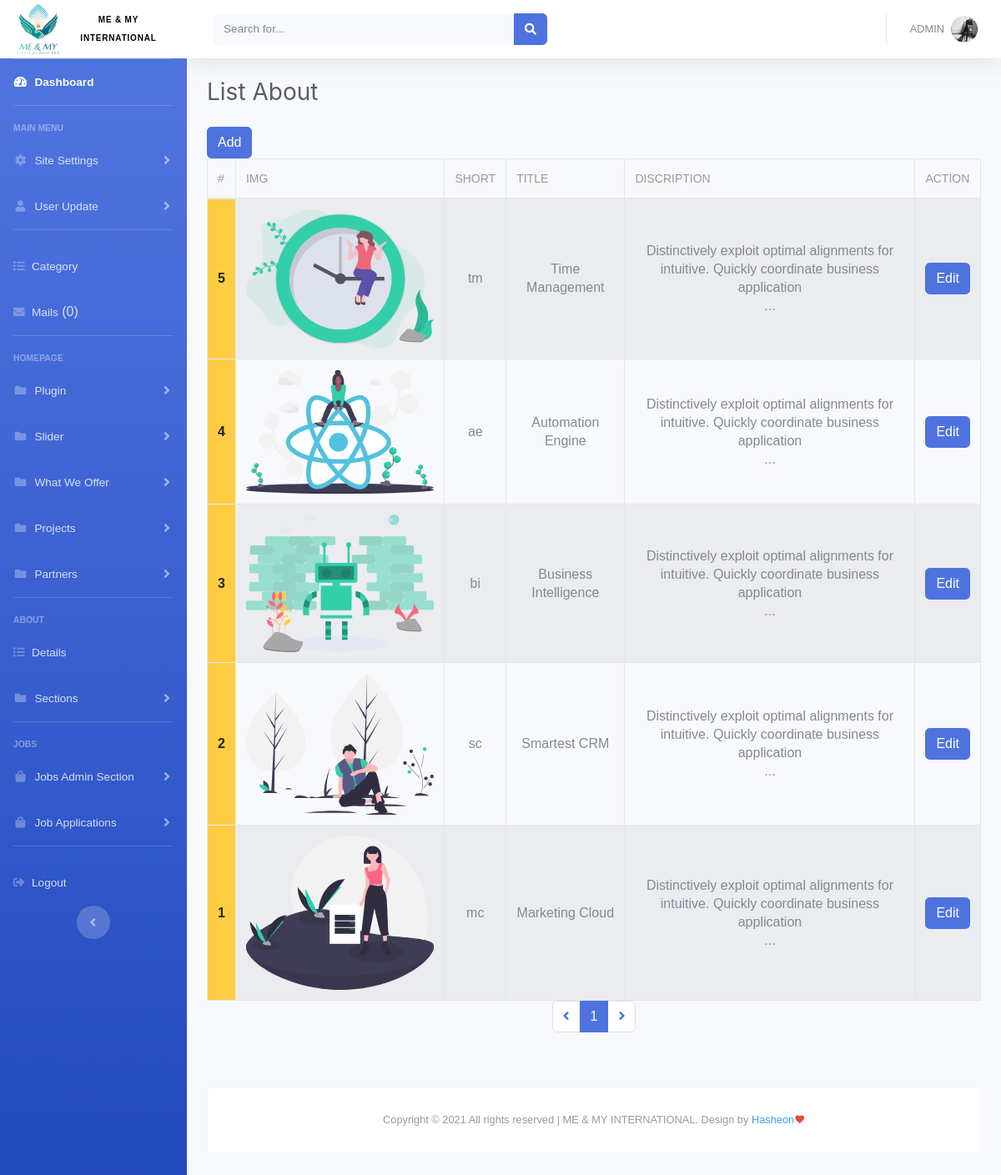
Screenshot of /127/listAbout.php (signed in) with the database file from the repository.
### tables this page shows
CREATE TABLE `site_setting` (
  `site_setting_name` varchar(255) NOT NULL,
  `site_setting_title` varchar(255) NOT NULL,
  `site_setting_slogan` varchar(255) NOT NULL,
  `site_setting_adress` varchar(255) NOT NULL,
  `site_setting_phone` varchar(255) NOT NULL,
  `site_setting_email` varchar(255) NOT NULL,
  `site_setting_description` text NOT NULL,
  `site_setting_business_hour` text NOT NULL,
  `site_setting_logo` varchar(255) NOT NULL,
  `site_setting_icon` varchar(255) NOT NULL,
  `site_setting_last_update_date` varchar(255) NOT NULL,
  `site_setting_last_update_time` varchar(255) NOT NULL
);

CREATE TABLE `about` (
  `about_id` int(255) NOT NULL,
  `about_img` varchar(255) NOT NULL,
  `about_short` varchar(255) NOT NULL,
  `about_title` varchar(255) NOT NULL,
  `about_discription` text NOT NULL,
  `about_created_date` varchar(255) NOT NULL,
  `about_created_time` varchar(255) NOT NULL
);

### 127/listAbout.php (the view, shortened to what this page needs)
<?php include("header.inc.php"); ?>
                <div class="container-fluid">
                    <h1 class="h3 mb-4 text-gray-800">List About</h1>
                    <a class="btn btn-primary" href="addAbout.php">Add</a>
                    <div class="uk-overflow-auto">
    <table class="uk-table uk-table-hover uk-table-middle uk-table-divider uk-table-responsive table table-bordered table-striped mb-0" id="datatable-tabletools">
        <thead>
            <tr>
                <th>#</th>
                <th>IMG</th>
                <th>Short</th>
                <th>Title</th>
                <th>Discription</th>
                <th>Action</th>
            </tr>
        </thead>
            <tbody>
<?php
    if (isset($_GET['page_no']) && $_GET['page_no']!="") {
    $page_no = $_GET['page_no'];
    } else {
      $page_no = 1;
      }
    $total_records_per_page = 24;
    $offset = ($page_no-1) * $total_records_per_page;
    $previous_page = $page_no - 1;
    $next_page = $page_no + 1;
    $result_count = mysqli_query($db,"SELECT COUNT(*) As total_records FROM `about` ");
    $total_records = mysqli_fetch_array($result_count);
    $total_records = $total_records['total_records'];
    $total_no_of_pages = ceil($total_records / $total_records_per_page);
    ?>
<?php
    $aboutQuery = $db->query("SELECT * FROM about ORDER BY about_id DESC LIMIT $offset, $total_records_per_page") or die('could not search!');
        while ($row = mysqli_fetch_array($aboutQuery)) {
            $about_id = $row['about_id'];
            $about_img = $row['about_img'];
            $about_short = $row['about_short'];
            $about_title = $row['about_title'];
            $about_discription = $row['about_discription'];
?>
                <tr class="text-center">
                    <td style="background: #FFCD43;color: #222;font-weight:bold;"><?php echo $about_id; ?></td>
                    <td><img src="../images/about/<?php echo $about_img; ?>" width="500px"></td>
                    <td><?php echo $about_short; ?></td>
                    <td><?php echo $about_title; ?></td>
                    <td><?php
                        if (strlen($about_discription) > 95) {
                            $trimstring = substr($about_discription, 0, 95). ' <br><a href="javascript:void(0)" class="primary-btn">...</a>';
                            } else {
                            $trimstring = $about_discription;
                            }
                            echo $trimstring; ?></td>
                    <td>
                        <a class="btn btn-primary" href="javascript:void(0);" data-toggle="modal" data-target="#about<?php echo $about_id; ?>">Edit</a>
                    </td>
                </tr>
<?php } ?>
            </tbody>
        </table>
</div>
                </div>
            </div>
            <nav aria-label="Page navigation example" style="margin: 0 auto">
        <ul class="pagination justify-content-center">
        <li class="page-item" <?php if($page_no <= 1){ echo "class='disabled'"; } ?>>
          <a class="page-link" <?php if($page_no > 1){ echo "href='?page_no=$previous_page'"; } ?> aria-label="Previous">
            <span aria-hidden="true"><i class="fas fa-angle-left"></i></span>
          </a>
        </li>
  <?php
  if ($total_no_of_pages <= 10){
  for ($counter = 1; $counter <= $total_no_of_pages; $counter++){
  if ($counter == $page_no) {
  echo "<li class=\"page-item active\"><a class=\"page-link\">$counter</a></li>";
  }else{
  echo "<li class=\"page-item\"><a class=\"page-link\" href='?page_no=$counter'>$counter</a></li>";
  }
  }
  }
  ?>
        <li class="page-item" <?php if($page_no >= $total_no_of_pages){ echo "class='disabled'"; } ?>>
          <a class="page-link" <?php if($page_no < $total_no_of_pages) { echo "href='?page_no=$next_page'"; } ?> aria-label="Next">
            <span aria-hidden="true"><i class="fas fa-angle-right"></i></span>
          </a>
        </li>
        </ul>
      </nav>
<?php include("footer.inc.php"); ?>

### 127/header.inc.php (shortened to what this page needs)
<?php include ("../core.php");
?>
<!DOCTYPE html>
<html lang="en">
<head>
    <link href="vendor/fontawesome-free/css/all.min.css" rel="stylesheet" type="text/css">
    <link href="../css/materialdesignicons.min.css" rel="stylesheet" type="text/css" />
    <link href="../css/uikit.min.css" rel="stylesheet" type="text/css">
    <link href="css/sb-admin-2.min.css" rel="stylesheet">
    <link href="css/sample.css" rel="stylesheet">
</head>
<body id="page-top">
    <div id="wrapper">
        <ul class="navbar-nav bg-gradient-primary sidebar sidebar-dark accordion" id="accordionSidebar">
        <?php
    $site_setting_query = $db->query("SELECT * FROM site_setting") or die('could not search!');
        while ($row = mysqli_fetch_array($site_setting_query)) {
            $site_setting_name = $row['site_setting_name'];
            $site_setting_icon = $row['site_setting_icon'];
?>
            <a style="
    background: #fff;
    color: #000;
" class="sidebar-brand d-flex align-items-center justify-content-center" href="../index.php"><img class="dashLogoMob" src="../images/<?php echo $site_setting_icon; ?>" alt="<?php echo $site_setting_name; ?>" width="60px">
                <div class="sidebar-brand-text mx-0"style="
    font-size: 10px;
"><?php echo $site_setting_name?></div>
            </a>
<?php } ?>
            <hr class="sidebar-divider my-0">
            <li class="nav-item active">
                <a class="nav-link" href="index.php">
                    <i class="fas fa-fw fa-tachometer-alt"></i>
                    <span>Dashboard</span></a>
            </li>
            <hr class="sidebar-divider">
            <div class="sidebar-heading">
                Main Menu
            </div>
            <li class="nav-item">
                <a class="nav-link collapsed" href="#" data-toggle="collapse" data-target="#siteSettings"
                    aria-expanded="true" aria-controls="collapseTwo">
                    <i class="fas fa-fw fa-cog"></i>
                    <span>Site Settings</span>
                </a>
            </li>
            <li class="nav-item">
                <a class="nav-link collapsed" href="#" data-toggle="collapse" data-target="#userInfoUpdate"
                    aria-expanded="true" aria-controls="userInfoUpdate">
                    <i class="fas fa-fw fa-user"></i>
                    <span>User Update</span>
                </a>
            </li>
    <hr class="sidebar-divider d-none d-md-block">
            <li class="nav-item">
                <a class="nav-link" href="listCategory.php">
                    <i class="fas fa-list"></i>
                    <span>Category</span>
                </a>
            </li>
<?php
	$mailQuery = $db->query("SELECT * FROM contact ORDER BY contact_id DESC");
	$mailCount = mysqli_num_rows($mailQuery);
?>
            <li class="nav-item">
                <a class="nav-link" href="listContact.php">
                    <i class="fas fa-envelope"></i>
                    <span>Mails</span> (<?php echo $mailCount; ?>)
                </a>
            </li>
            <hr class="sidebar-divider">
            <div class="sidebar-heading">
                Homepage
            </div>
            <li class="nav-item">
                <a class="nav-link collapsed" href="#" data-toggle="collapse" data-target="#Plugin"
                    aria-expanded="true" aria-controls="Plugin">
                    <i class="fas fa-fw fa-folder"></i>
                    <span>Plugin</span>
                </a>
            </li>
            <li class="nav-item">
                <a class="nav-link collapsed" href="#" data-toggle="collapse" data-target="#Slider"
                    aria-expanded="true" aria-controls="Slider">
                    <i class="fas fa-fw fa-folder"></i>
                    <span>Slider</span>
                </a>
            </li>
            <li class="nav-item">
                <a class="nav-link collapsed" href="#" data-toggle="collapse" data-target="#whatWeOffer"
                    aria-expanded="true" aria-controls="whatWeOffer">
                    <i class="fas fa-fw fa-folder"></i>
                    <span>What We Offer</span>
                </a>
            </li>
            <li class="nav-item">
                <a class="nav-link collapsed" href="#" data-toggle="collapse" data-target="#Projects"
                    aria-expanded="true" aria-controls="Projects">
                    <i class="fas fa-fw fa-folder"></i>
                    <span>Projects</span>
                </a>
            </li>
            <li class="nav-item">
                <a class="nav-link collapsed" href="#" data-toggle="collapse" data-target="#Partners"
                    aria-expanded="true" aria-controls="Partners">
                    <i class="fas fa-fw fa-folder"></i>
                    <span>Partners</span>
                </a>
            </li>
            <hr class="sidebar-divider d-none d-md-block">
            <div class="sidebar-heading">
                About
            </div>
            <li class="nav-item">
                <a class="nav-link" href="aboutDetails.php">
                    <i class="fas fa-list"></i>
                    <span>Details</span>
                </a>
            </li>
            <li class="nav-item">
                <a class="nav-link collapsed" href="#" data-toggle="collapse" data-target="#About"
                    aria-expanded="true" aria-controls="About">
                    <i class="fas fa-fw fa-folder"></i>
                    <span>Sections</span>
                </a>
            </li>
        <hr class="sidebar-divider d-none d-md-block">
        <div class="sidebar-heading">
            Jobs
        </div>
        <li class="nav-item">
            <a class="nav-link collapsed" href="#" data-toggle="collapse" data-target="#Jobs"
                aria-expanded="true" aria-controls="Jobs">
                <i class="fas fa-fw fa-shopping-bag"></i>
                <span>Jobs Admin Section</span>
            </a>
        </li>
        <li class="nav-item">
            <a class="nav-link collapsed" href="#" data-toggle="collapse" data-target="#Applications"
                aria-expanded="true" aria-controls="Applications">
                <i class="fas fa-fw fa-shopping-bag"></i>
                <span>Job Applications</span>
            </a>
        </li>
            <hr class="sidebar-divider d-none d-md-block">
            <li class="nav-item">
                <a class="nav-link" href="#" data-toggle="modal" data-target="#logoutModal">
                    <i class="fas fa-sign-out-alt"></i>
                    <span>Logout</span></a>
            </li>
            <div class="text-center d-none d-md-inline">
                <button class="rounded-circle border-0" id="sidebarToggle"></button>
            </div>
        </ul>
        <div id="content-wrapper" class="d-flex flex-column">
            <div id="content">
                <nav class="navbar navbar-expand navbar-light bg-white topbar mb-4 static-top shadow">
                    <form
                        class="d-none d-sm-inline-block form-inline mr-auto ml-md-3 my-2 my-md-0 mw-100 navbar-search">
                        <div class="input-group">
                            <input type="text" class="form-control bg-light border-0 small" placeholder="Search for..."
                                aria-label="Search" aria-describedby="basic-addon2">
                            <div class="input-group-append">
                                <button class="btn btn-primary" type="button">
                                    <i class="fas fa-search fa-sm"></i>
                                </button>
                            </div>
                        </div>
                    </form>
                    <ul class="navbar-nav ml-auto">
                        <li class="nav-item dropdown no-arrow">
                            <a class="nav-link dropdown-toggle" href="#" id="userDropdown" role="button"
                                data-toggle="dropdown" aria-haspopup="true" aria-expanded="false">
                                <span class="mr-2 d-none d-lg-inline text-gray-600 small text-uppercase"><?php echo $_SESSION['user']['picci_full_name']; ?></span>
                                <img class="img-profile rounded-circle"
                                    src="../images/users/<?php echo $_SESSION['user']['picci_profile_pic']; ?>">
                            </a>
                        </li>
                    </ul>
                </nav>

### 127/footer.inc.php (shortened to what this page needs)
            <footer class="sticky-footer bg-white">
                <div class="container my-auto">
                    <div class="copyright text-center my-auto">
        <?php
    $site_setting_query = $db->query("SELECT * FROM site_setting") or die('could not search!');
        while ($row = mysqli_fetch_array($site_setting_query)) {
            $site_setting_name = $row['site_setting_name'];
?>
                        <span>Copyright &copy; <?php echo date('Y');?> All rights reserved | <span class="text-uppercase"><?php echo $site_setting_name?></span>. Design  by <a href="https://hasheon.com">Hasheon</a><i class="mdi mdi-heart text-danger"></i></span>
<?php } ?>
                    </div>
                </div>
            </footer>
        </div>
    </div>
</body>
</html>

### 127/css/sample.css (style rules this page uses)
:root { --ck-sample-base-spacing: 2em; --ck-sample-color-white: #fff; --ck-sample-color-green: #279863; }
body, html { padding: 0; margin: 0; font-family: sans-serif, Arial, Verdana, "Trebuchet MS", "Apple Color Emoji", "Segoe UI Emoji", "Segoe UI Symbol"; font-size: 16px; line-height: 22px; }
body { height: 100%; color: #2D3A4A; background-image: url(../img/bg.png); background-repeat: no-repeat; background-position: 50% 100%; background-size: 100% auto; }
body * { box-sizing: border-box; }
a { color: #38A5EE; }
footer { margin: calc(2*var(--ck-sample-base-spacing)) var(--ck-sample-base-spacing); font-size: .8em; text-align: center; color: rgba(0,0,0,.4); }

### rows the page displays
site_setting: site_setting_icon (picture), site_setting_name "ME & MY INTERNATIONAL"
about: about_id "5", about_img (picture), about_short "tm", about_title "Time Management", about_discription "Distinctively exploit optimal alignments for intuitive. Quickly coordinate business application"
about: about_id "4", about_img (picture), about_short "ae", about_title "Automation Engine", about_discription "Distinctively exploit optimal alignments for intuitive. Quickly coordinate business application"
about: about_id "3", about_img (picture), about_short "bi", about_title "Business Intelligence", about_discription "Distinctively exploit optimal alignments for intuitive. Quickly coordinate business application"
about: about_id "2", about_img (picture), about_short "sc", about_title "Smartest CRM", about_discription "Distinctively exploit optimal alignments for intuitive. Quickly coordinate business application"
about: about_id "1", about_img (picture), about_short "mc", about_title "Marketing Cloud", about_discription "Distinctively exploit optimal alignments for intuitive. Quickly coordinate business application"

### other values shown
$mailCount "0"
$_SESSION['user']['picci_full_name'] "ADMIN"
